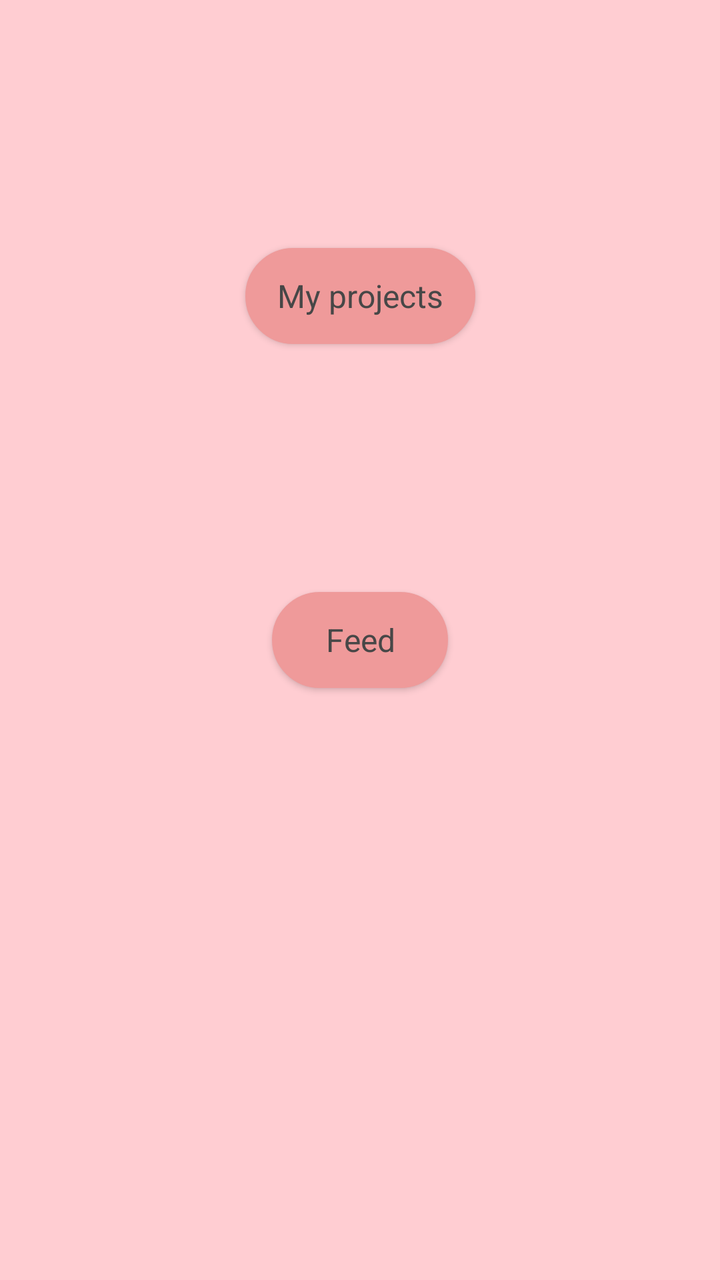
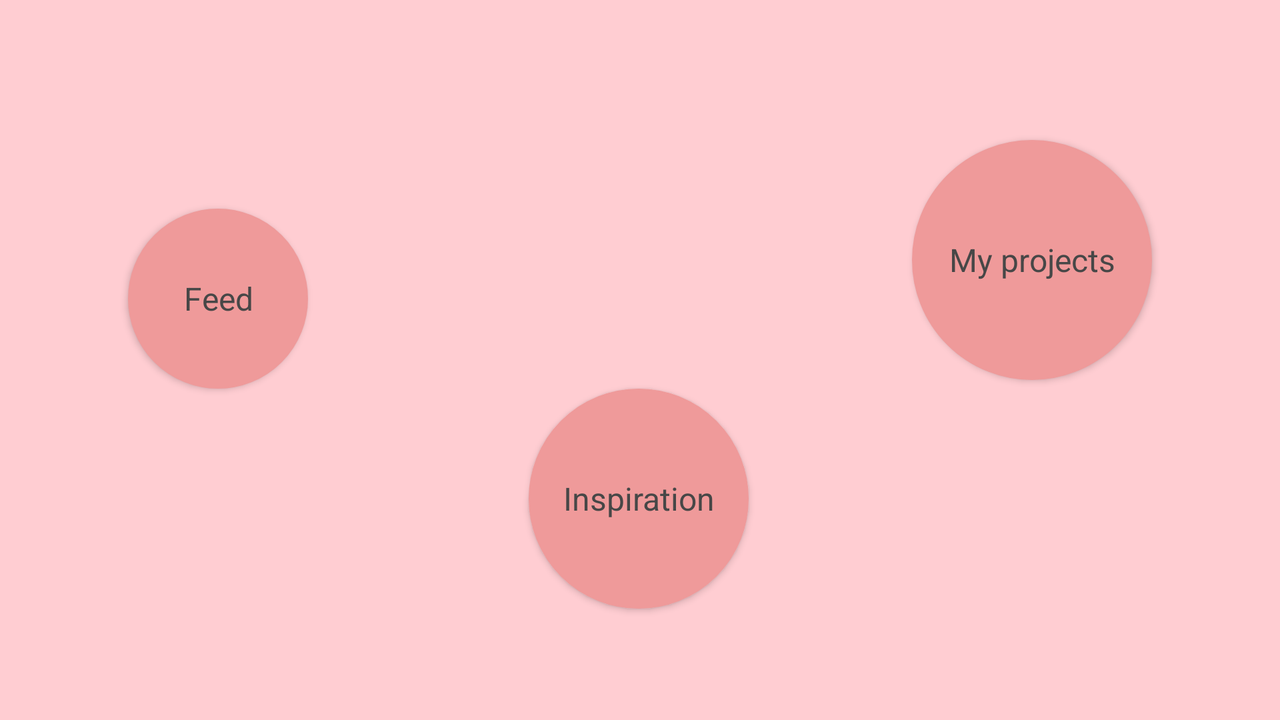

The same Android screen from two of the app's own layout files: first res/layout/ as a phone draws it, then the repository's variant for another configuration, drawn on a device whose configuration selects that folder. Both files follow.
<!-- AndroidManifest.xml: application theme Theme.KnittyBuddy -->
<!-- res/layout/activity_menu.xml -->
<?xml version="1.0" encoding="utf-8"?>
<androidx.constraintlayout.widget.ConstraintLayout xmlns:android="http://schemas.android.com/apk/res/android"
    xmlns:app="http://schemas.android.com/apk/res-auto"
    xmlns:tools="http://schemas.android.com/tools"
    android:layout_width="match_parent"
    android:layout_height="match_parent"
    android:background="@color/background"
    tools:context=".MenuActivity">

    <Button
        android:id="@+id/feedBtn"
        style="@style/buttonStyle"
        android:layout_width="wrap_content"
        android:layout_height="wrap_content"
        android:text="Feed"
        app:layout_constraintBottom_toBottomOf="parent"
        app:layout_constraintEnd_toEndOf="parent"
        app:layout_constraintStart_toStartOf="parent"
        app:layout_constraintTop_toTopOf="parent" />

    <Button
        android:id="@+id/btn_menu_project"
        style="@style/buttonStyle"
        android:layout_width="wrap_content"
        android:layout_height="wrap_content"
        android:text="My projects"
        app:layout_constraintBottom_toTopOf="@+id/feedBtn"
        app:layout_constraintEnd_toEndOf="parent"
        app:layout_constraintStart_toStartOf="parent"
        app:layout_constraintTop_toTopOf="parent" />

</androidx.constraintlayout.widget.ConstraintLayout>
<!-- resources referenced by this layout -->
<resources>
  <color name="background">#FFCDD2</color>
  <style name="buttonStyle" parent="@android:style/Widget.Button.Small">
          <item name="android:textColor">@color/textColor</item>
          <item name="android:textSize">16sp</item>
          <item name="android:background">@drawable/round_shape</item>
          <item name="backgroundTint">@color/buttonHeader</item>
      </style>
  <style name="Theme.KnittyBuddy" parent="Theme.MaterialComponents.DayNight.DarkActionBar">
          
          <item name="colorPrimary">@color/buttonHeader</item>
          <item name="colorPrimaryVariant">@color/backgroundHeader</item>
          <item name="colorPrimarySurface">@color/background</item>
          <item name="colorOnPrimary">@color/textColor</item>
          <item name="backgroundColor">@color/background</item>
          
          <item name="colorSecondary">@color/teal_200</item>
          <item name="colorSecondaryVariant">@color/teal_700</item>
          <item name="colorOnSecondary">@color/black</item>
          
          <item name="android:statusBarColor" tools:targetApi="l">?attr/colorPrimaryVariant</item>
          
      </style>
  <color name="textColor">#474747</color>
  <!-- drawable round_shape (drawable-v24) -->
  <?xml version="1.0" encoding="utf-8"?>
  <shape xmlns:android="http://schemas.android.com/apk/res/android"
      android:shape="rectangle">
  
      <solid android:color="@color/buttonHeader"/>
      <corners android:radius="200dp"/>
      <stroke android:color="@color/black" android:width="2px"/>
  </shape>
  <color name="buttonHeader">#EF9A9A</color>
  <color name="backgroundHeader">#F3B8B8</color>
  <color name="teal_200">#FF03DAC5</color>
  <color name="teal_700">#FF018786</color>
  <color name="black">#FF000000</color>
</resources>
<!-- res/layout-land/activity_menu.xml (the repository's variant of the layout above) -->
<!-- drawn on the phone turned sideways -->
<?xml version="1.0" encoding="utf-8"?>
<androidx.constraintlayout.widget.ConstraintLayout xmlns:android="http://schemas.android.com/apk/res/android"
    xmlns:app="http://schemas.android.com/apk/res-auto"
    xmlns:tools="http://schemas.android.com/tools"
    android:layout_width="match_parent"
    android:layout_height="match_parent"
    android:background="@color/background"
    tools:context=".MenuActivity">


    <Button
        android:id="@+id/btn_menu_feed"
        style="@style/buttonStyle"
        android:layout_width="90dp"
        android:layout_height="90dp"
        android:layout_marginStart="64dp"
        android:layout_marginLeft="64dp"
        android:text="Feed"
        app:layout_constraintBottom_toBottomOf="parent"
        app:layout_constraintEnd_toEndOf="parent"
        app:layout_constraintHorizontal_bias="0.0"
        app:layout_constraintStart_toStartOf="parent"
        app:layout_constraintTop_toTopOf="parent"
        app:layout_constraintVertical_bias="0.386" />

    <Button
        android:id="@+id/btn_menu_project"
        style="@style/buttonStyle"
        android:layout_width="120dp"
        android:layout_height="120dp"
        android:layout_marginTop="70dp"
        android:layout_marginEnd="64dp"
        android:layout_marginRight="64dp"
        android:text="My projects"
        app:layout_constraintEnd_toEndOf="parent"
        app:layout_constraintHorizontal_bias="1.0"
        app:layout_constraintStart_toStartOf="parent"
        app:layout_constraintTop_toTopOf="parent" />

    <Button
        android:id="@+id/btn_menu_Inspiration"
        style="@style/buttonStyle"
        android:layout_width="110dp"
        android:layout_height="110dp"
        android:layout_marginBottom="70dp"
        android:text="Inspiration"
        app:layout_constraintBottom_toBottomOf="parent"
        app:layout_constraintEnd_toEndOf="parent"
        app:layout_constraintHorizontal_bias="0.499"
        app:layout_constraintStart_toStartOf="parent"
        app:layout_constraintTop_toBottomOf="@+id/btn_menu_feed"
        app:layout_constraintVertical_bias="0.0" />

</androidx.constraintlayout.widget.ConstraintLayout>
